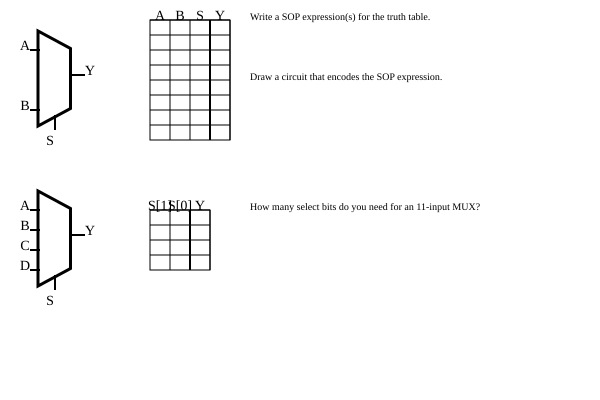

Here is the Python script that generated this plot:
import svgwrite
from svg_logic import draw_and, draw_xor,draw_or, draw_mux
from svg_truthtable import draw_truth_table


width = 600
height = 400
dwg = svgwrite.Drawing("outputs/lec2/q5.svg", size=(width,height))

draw_mux(dwg,60,20, inputs = ["A","B"], output = "Y")

draw_truth_table(dwg, 150, 20, 15,20, ["A","B","S"], ["Y"])

dwg.add(dwg.text(
        f"Write a SOP expression(s) for the truth table.",
        insert=(250, 20),
        text_anchor="start",
        font_size=10
    ))

dwg.add(dwg.text(
        f"Draw a circuit that encodes the SOP expression.",
        insert=(250, 80),
        text_anchor="start",
        font_size=10
    ))

draw_mux(dwg,60,180, inputs = ["A","B","C","D"], output = "Y")

draw_truth_table(dwg, 150, 210, 15,20, ["S[1]", "S[0]"], ["Y"])

import random 
dwg.add(dwg.text(
        f"How many select bits do you need for an {random.randint(2,17)}-input MUX?",
        insert=(250, 210),
        text_anchor="start",
        font_size=10
    ))

dwg.save()